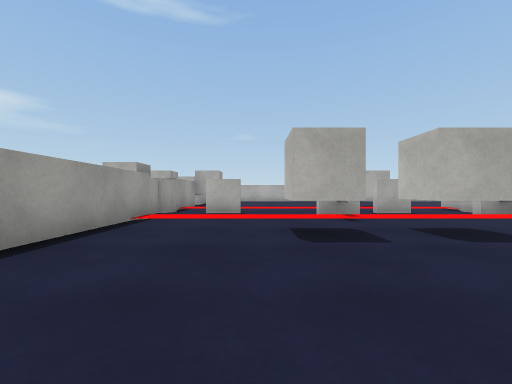
view 1 (above)

18 first-person views from a walk through a 3-D level made in the Unity game engine. The camera is 0.62 m above the floor, looks level and sees 90° across. The floor is counted in squares, 1 m on a side. Each view is taken from the middle of a square. On the plan, view 1 faces up. The plan holds only what a view shows up to about 9 squares ahead; the rest is blank. The place goes on beyond the plan. The player is left out. Surface patterns are stand-ins for the level's own textures.

view 2
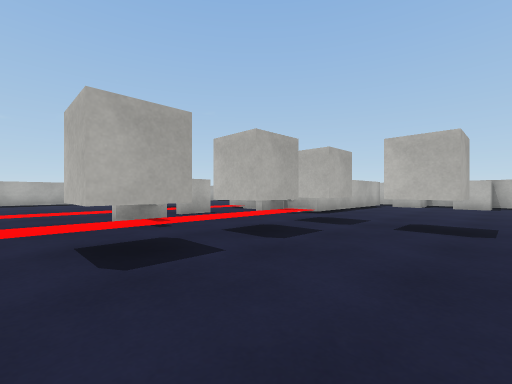

view 3
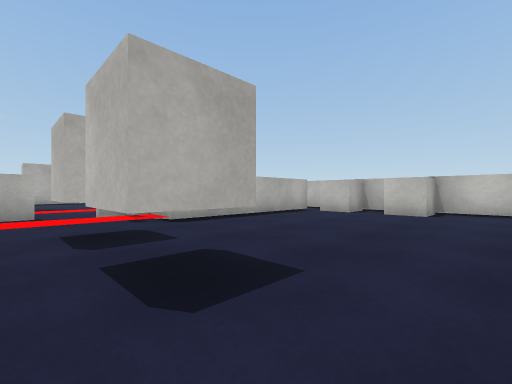

view 4
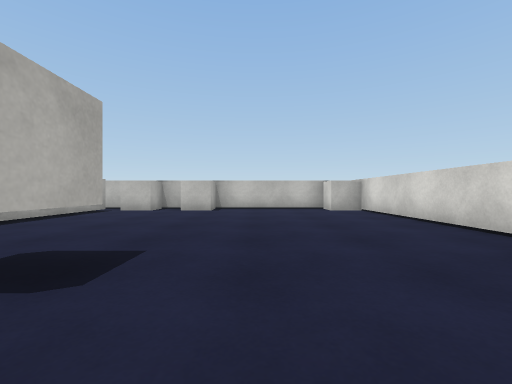

view 5
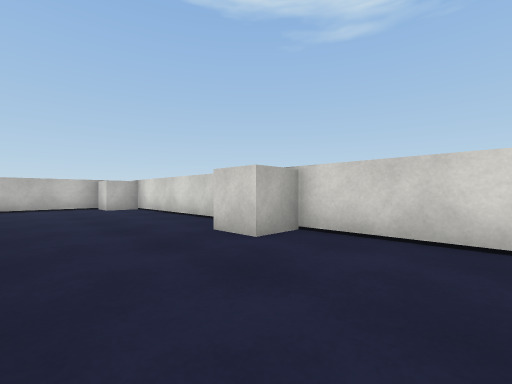

view 6
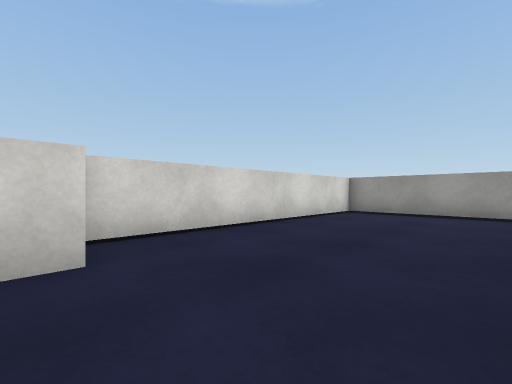

view 7
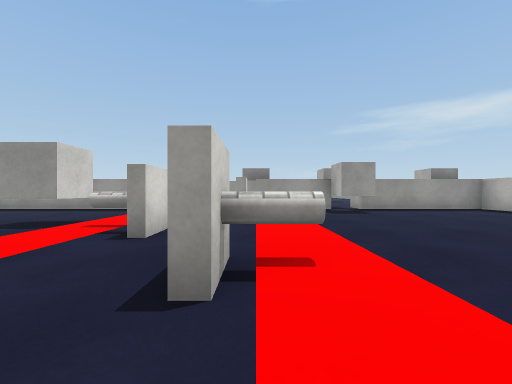

view 8
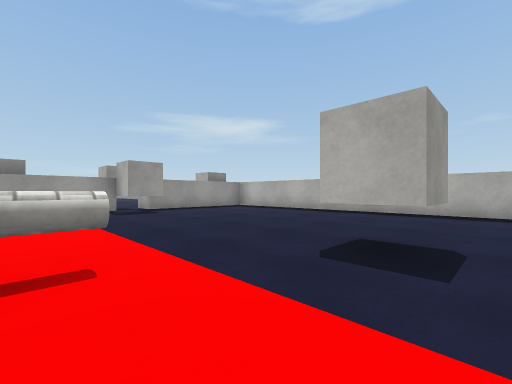

view 9
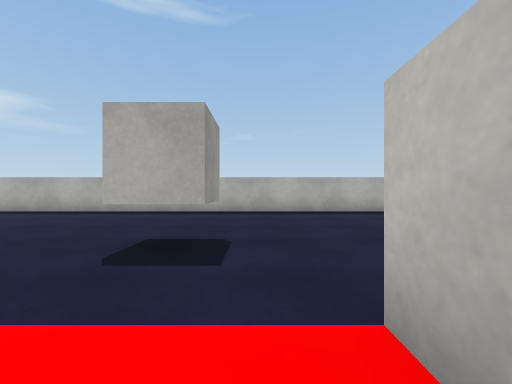

view 10
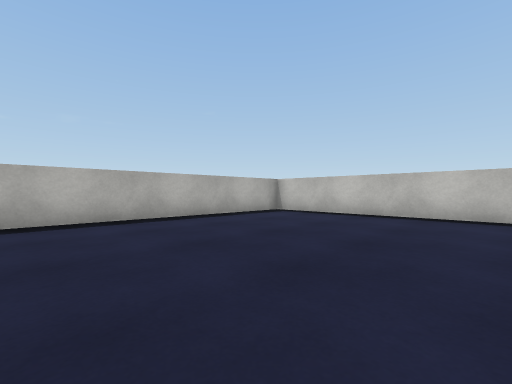

view 11
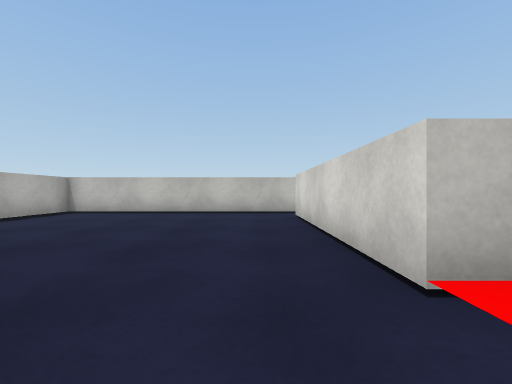

view 12
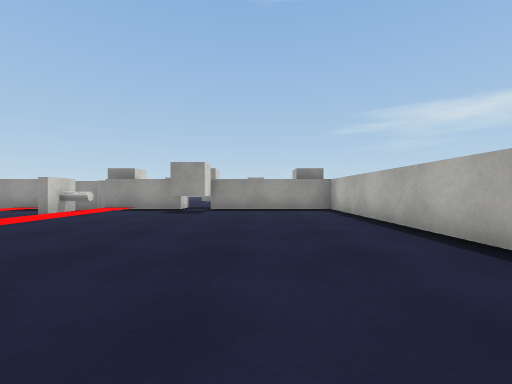

view 13
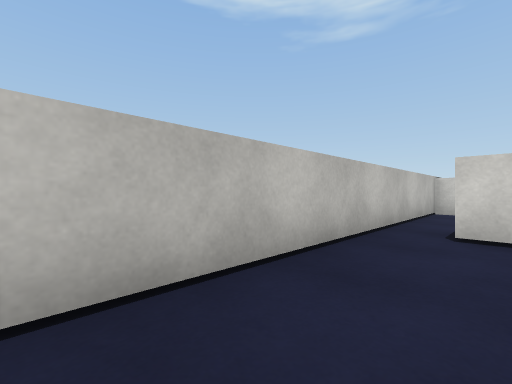

view 14
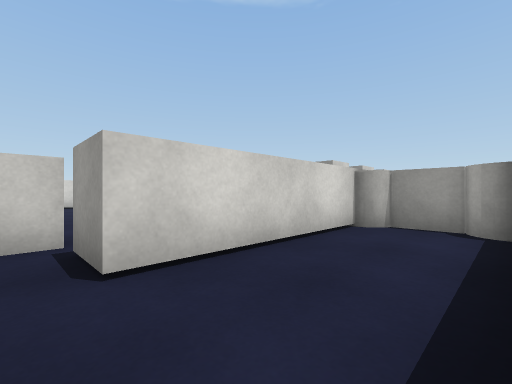

view 15
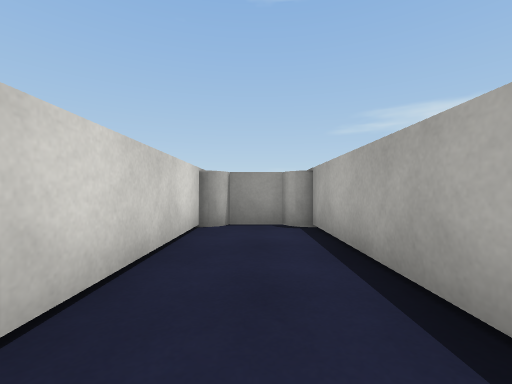

view 16
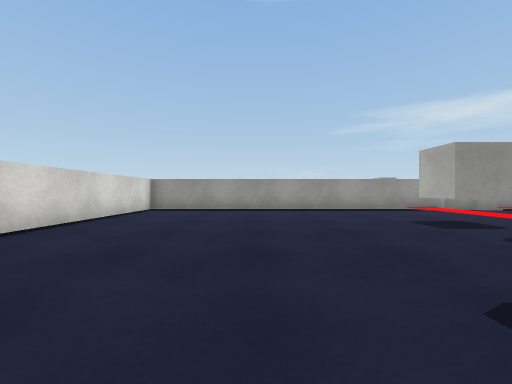

view 17
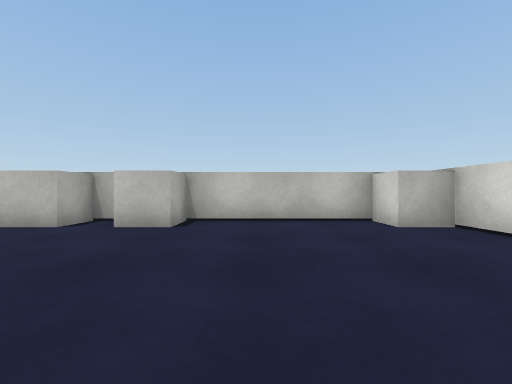

view 18
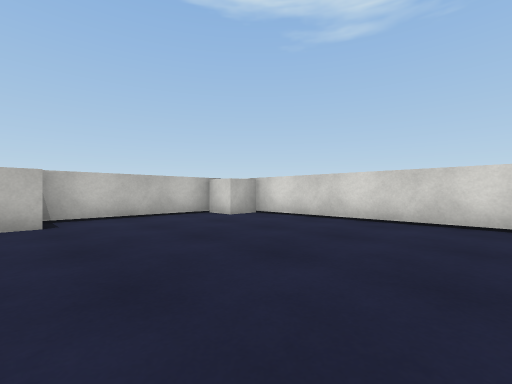

### Floor plan
Key: @ floor where view 1 was taken; # wall or solid block; . floor; / step, stairs or slope; O other object.
Columns run from 4 left of view 1 to 13 right of it. Each row starts with its distance up from view 1.
 16  #################
 15  #...............#
 14  #...............#
 13  #...............#
 12 O#...............#
 11 OOO......O.......#
 10  #...............#
  9 O#/////////#####.#
  8 OO/O////O//O####.#
  7  O.........O.....#
  6  #////O///O#####.#
  5  #/////////#####O#
  4  #...O.O.O......O#
  3  #...............#
  2  #.......O......O#
  1  #...............#
  0  #..@............#
 -1  #...............#
 -2  #...............#
 -3  #.......O......O#
 -4  #################

Positions as (right, up) in squares from view 1, and headings:
1: (0, 0), facing up
2: (0, 1), facing up-right
3: (4, 0), facing up-right
4: (3, 0), facing right
5: (2, 0), facing down-right
6: (5, 0), facing down-left
7: (6, 8), facing left
8: (6, 8), facing up-left
9: (6, 8), facing up
10: (6, 10), facing up-right
11: (5, 10), facing right
12: (6, 13), facing left
13: (11, 13), facing down-right
14: (12, 8), facing down-left
15: (12, 7), facing left
16: (6, 0), facing left
17: (7, 0), facing right
18: (6, 2), facing down-right
